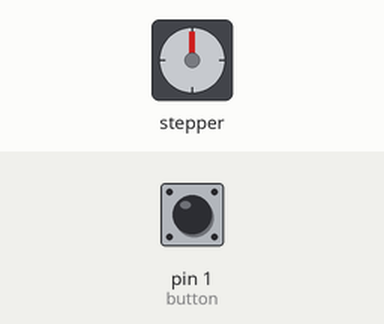
Simulated run of this sketch. Board: Arduino Uno, built with avr-gcc and run on an emulated ATmega328P. Shown: stepper motor. The test bench sets the inputs (shaded band); at power-on: pin 1 (button) LOW. Stepper angles assume 2048 steps per turn.

Above: at 1.2 s.
1.3 s: pin 1 (button) pulled HIGH for 0.15 s
At 1.45 s:
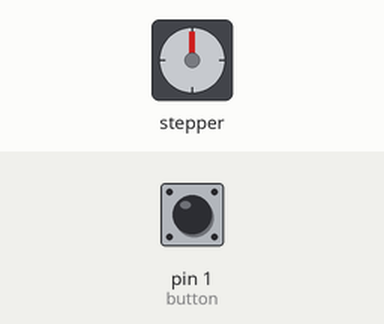
At 2.05 s:
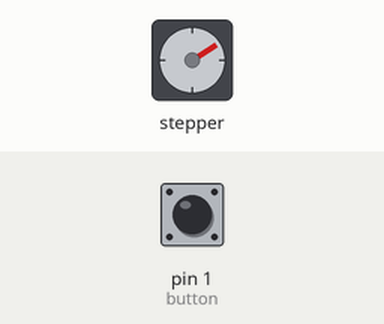
10.3 s: pin 1 (button) pulled HIGH for 1 s
At 11.49 s:
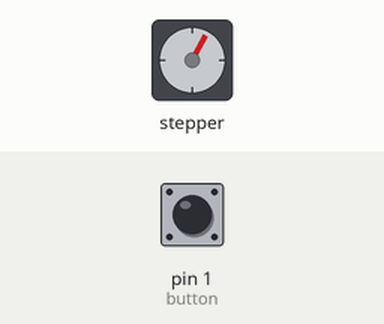
Timing chart, 0 to 20.0 s (numbered marks = the images above; inputs shaded):
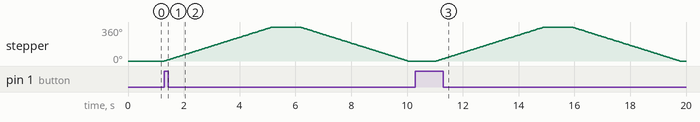

The sketch:

Stepper_motor.ino
```cpp
#include <Stepper.h>
#define STEPS_PER_MOTOR_REVOLUTION 32
#define STEPS_PER_OUTPUT_REVOLUTION 32 * 64  //2048

Stepper small_stepper(STEPS_PER_MOTOR_REVOLUTION, 8, 11, 12, 13);

int  Steps2Take;
int button = 1;
int value;

void setup()
{
  pinMode(button, INPUT);
}

void loop()
{
  value = digitalRead(button);
  Serial.println(value);
  if (value == HIGH)
  {
    Steps2Take  =  STEPS_PER_OUTPUT_REVOLUTION ;
    small_stepper.setSpeed(1000);
    small_stepper.step(Steps2Take);
    delay(1000);

    Steps2Take  =  - STEPS_PER_OUTPUT_REVOLUTION;
    small_stepper.setSpeed(1000);
    small_stepper.step(Steps2Take);
    delay(1000);
    //value = LOW;
  }
}
```

Measured:
- after the input at 1.3 s, stepper: turns 360° clockwise in 3.9 s, then 360° counter-clockwise in 3.9 s
- after the input at 10.3 s, stepper: turns 360° clockwise in 3.9 s, then 360° counter-clockwise in 3.9 s
